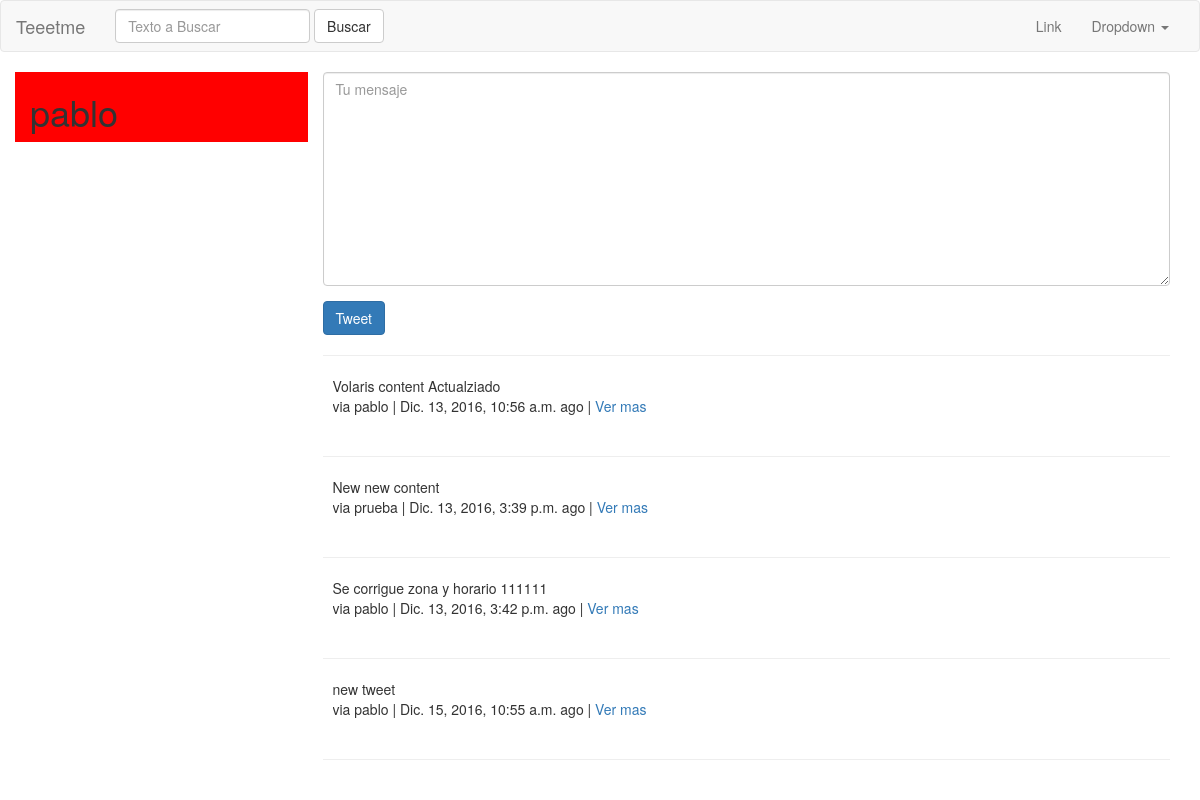
The app's page / (signed in) with its own data.
### tweets/models.py (models this page shows, shortened)
class Tweet(models.Model):
    user        = models.ForeignKey(settings.AUTH_USER_MODEL)
    content     = models.CharField(verbose_name="Contenido", max_length=140, validators=[validate_content])
    updated     = models.DateTimeField(auto_now=True)
    timestamp   = models.DateTimeField(auto_now_add=True)
    def get_absolute_url(self):
        return reverse("tweet:detail", kwargs={"pk":self.pk})

### tweets/views.py (the view)
# urls.py: url(r'^$', TweetListView.as_view(), name='home'),
class TweetListView(ListView):
    template_name = "tweets/list_view.html"
    def get_queryset(self, *args, **kwargs):
        qs = Tweet.objects.all()
        query = self.request.GET.get("q", None)
        if query is not None:
            qs = qs.filter(
                Q(content__icontains=query) |
                Q(user__username__icontains=query)
            )
        print(query)
        return qs
    def get_context_data(self, *args, **kwargs):
        context = super(TweetListView, self).get_context_data(*args, **kwargs)
        context['create_form'] = TweetModelForm()
        context['create_url'] = reverse_lazy("tweet:create")
        return context

### tweets/forms.py (shortened to what this page needs)
class TweetModelForm(forms.ModelForm):
	content = forms.CharField(label='',
				widget=forms.Textarea(
				attrs= {'placeholder':"Tu mensaje",
						'class':"form-control"}
				))
	class Meta:
		model = Tweet
		fields = ("content",)

### tweets/templates/tweets/list_view.html (shortened to what this page needs)
{% extends "base.html" %}
{% block content%}
	<div class="row">
		<div class='col-sm-3 col-xs-12' style='background-color:red'>
			<h1>{{ request.user }}</h1>
		</div>
		<div class="col-sm-9">
			{% if not request.GET.q %}
				<div class="">
					{% include "tweets/form.html" with form=create_form action_url=create_url btn_title='Tweet'%}
				</div>
				<hr>
			{% endif %}
			{% for object in object_list%}
			<div class="media">
				<div class="media-left">
				</div>
				<div class="media-body">
					{{ object.content }}</br>
					via {{ object.user }} | {{ object.timestamp }} ago | <a href="{{ object.get_absolute_url }}">Ver mas</a>
				</div>
			</div>
				<p><br>
					<hr>
			{% endfor %}
		</div>
	</div>
{% endblock content%}

### records on screen
Tweet: content "Volaris content Actualziado", user "pablo", timestamp "Dic. 13, 2016, 10:56 a.m."
Tweet: content "New new content", user "prueba", timestamp "Dic. 13, 2016, 3:39 p.m."
Tweet: content "Se corrigue zona y horario 111111", user "pablo", timestamp "Dic. 13, 2016, 3:42 p.m."
Tweet: content "new tweet", user "pablo", timestamp "Dic. 15, 2016, 10:55 a.m."

### other values on screen
{{ request.user }} "pablo"
